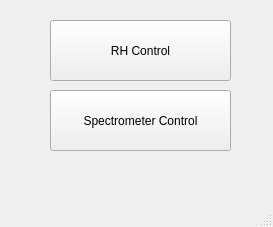
<?xml version="1.0" encoding="UTF-8"?>
<ui version="4.0">
 <class>MainWindow</class>
 <widget class="QMainWindow" name="MainWindow">
  <property name="geometry">
   <rect>
    <x>0</x>
    <y>0</y>
    <width>273</width>
    <height>227</height>
   </rect>
  </property>
  <property name="windowTitle">
   <string>Master Control</string>
  </property>
  <widget class="QWidget" name="centralwidget">
   <widget class="QPushButton" name="rhControlpushButton">
    <property name="geometry">
     <rect>
      <x>50</x>
      <y>20</y>
      <width>181</width>
      <height>61</height>
     </rect>
    </property>
    <property name="text">
     <string>RH Control</string>
    </property>
   </widget>
   <widget class="QPushButton" name="spectrometerPushButton">
    <property name="geometry">
     <rect>
      <x>50</x>
      <y>90</y>
      <width>181</width>
      <height>61</height>
     </rect>
    </property>
    <property name="text">
     <string>Spectrometer Control</string>
    </property>
   </widget>
  </widget>
  <widget class="QMenuBar" name="menubar">
   <property name="geometry">
    <rect>
     <x>0</x>
     <y>0</y>
     <width>273</width>
     <height>22</height>
    </rect>
   </property>
  </widget>
  <widget class="QStatusBar" name="statusbar"/>
 </widget>
 <resources/>
 <connections/>
</ui>
